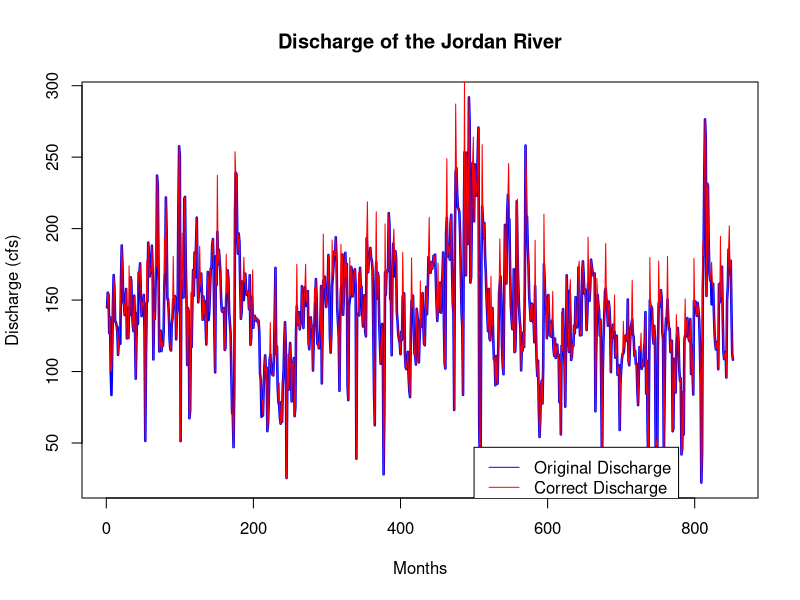

Write R code to recreate this figure.
## My version of Relay 4

#Relay 4
#Created by Carley Hansen for Hydroinformatics at the U of U

##Datafile required is: 01_JordanRiver.csv

#A discharge record needs to be corrected because of an instrument malfunction. On every 7th month (starting with the first data point), 
#the gauge incorrectly reported 20% lower than the true value. Hint: use seq() and a for loop.
#Plot the original data and the corrected data on the same plot versus time, with different colors and BONUS POINTS:provide a legend. 

#Load the data
#datatable<-read.csv('C://Users/Carly/Desktop/JordanRiver_discharge.csv',header=T)
datatable<-read.csv('01_JordanRiver.csv',header=TRUE)

##Set Variables to be used
month<-datatable$month
original_discharge<-datatable$discharge_cfs
new_discharge<-NULL

for (i in seq(month)){
  if (month[i] == 7) {
    new_discharge[i]<-(original_discharge[i]*0.2)+original_discharge[i]
  }
  else {
    new_discharge[i]<-original_discharge[i]
  }
}

xrange<-range(seq(month))
yrange<-range(datatable$discharge_cfs)

plot(xrange,yrange,type="n",xlab="Months",ylab="Discharge (cfs)")
lines(original_discharge, col="blue",lwd=2.5)
lines(new_discharge, col="red")
title(main="Discharge of the Jordan River")
legend(500,47,c("Original Discharge","Correct Discharge"), lty=c(1,1),lwd=c(1,1), col=c("blue","red"))

##plot information from: http://www.r-bloggers.com/adding-a-legend-to-a-plot/